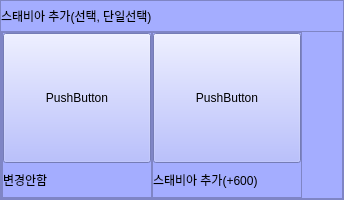
                 <widget class="QFrame" name="option_frame_8">
                  <property name="minimumSize">
                   <size>
                    <width>0</width>
                    <height>200</height>
                   </size>
                  </property>
                  <property name="styleSheet">
                   <string notr="true">background-color: rgb(164, 173, 255);</string>
                  </property>
                  <property name="frameShape">
                   <enum>QFrame::StyledPanel</enum>
                  </property>
                  <property name="frameShadow">
                   <enum>QFrame::Raised</enum>
                  </property>
                  <layout class="QVBoxLayout" name="verticalLayout_10">
                   <property name="spacing">
                    <number>0</number>
                   </property>
                   <property name="leftMargin">
                    <number>0</number>
                   </property>
                   <property name="topMargin">
                    <number>0</number>
                   </property>
                   <property name="rightMargin">
                    <number>0</number>
                   </property>
                   <property name="bottomMargin">
                    <number>0</number>
                   </property>
                   <item>
                    <widget class="QLabel" name="option_8_title">
                     <property name="minimumSize">
                      <size>
                       <width>0</width>
                       <height>0</height>
                      </size>
                     </property>
                     <property name="maximumSize">
                      <size>
                       <width>16777215</width>
                       <height>30</height>
                      </size>
                     </property>
                     <property name="text">
                      <string>스태비아 추가(선택, 단일선택)</string>
                     </property>
                    </widget>
                   </item>
                   <item>
                    <widget class="QFrame" name="frame_8">
                     <property name="frameShape">
                      <enum>QFrame::StyledPanel</enum>
                     </property>
                     <property name="frameShadow">
                      <enum>QFrame::Raised</enum>
                     </property>
                     <layout class="QHBoxLayout" name="horizontalLayout_5">
                      <property name="spacing">
                       <number>0</number>
                      </property>
                      <property name="leftMargin">
                       <number>0</number>
                      </property>
                      <property name="topMargin">
                       <number>0</number>
                      </property>
                      <property name="rightMargin">
                       <number>0</number>
                      </property>
                      <property name="bottomMargin">
                       <number>0</number>
                      </property>
                      <item>
                       <widget class="QFrame" name="frame_9">
                        <property name="minimumSize">
                         <size>
                          <width>150</width>
                          <height>0</height>
                         </size>
                        </property>
                        <property name="frameShape">
                         <enum>QFrame::StyledPanel</enum>
                        </property>
                        <property name="frameShadow">
                         <enum>QFrame::Raised</enum>
                        </property>
                        <layout class="QVBoxLayout" name="verticalLayout_11">
                         <property name="spacing">
                          <number>0</number>
                         </property>
                         <property name="leftMargin">
                          <number>0</number>
                         </property>
                         <property name="topMargin">
                          <number>0</number>
                         </property>
                         <property name="rightMargin">
                          <number>0</number>
                         </property>
                         <property name="bottomMargin">
                          <number>0</number>
                         </property>
                         <item>
                          <widget class="QPushButton" name="option_8_btn_1">
                           <property name="minimumSize">
                            <size>
                             <width>0</width>
                             <height>130</height>
                            </size>
                           </property>
                           <property name="cursor">
                            <cursorShape>OpenHandCursor</cursorShape>
                           </property>
                           <property name="text">
                            <string>PushButton</string>
                           </property>
                           <property name="checkable">
                            <bool>true</bool>
                           </property>
                          </widget>
                         </item>
                         <item>
                          <widget class="QLabel" name="option_8_label_1">
                           <property name="text">
                            <string>변경안함</string>
                           </property>
                          </widget>
                         </item>
                        </layout>
                       </widget>
                      </item>
                      <item>
                       <widget class="QFrame" name="frame_10">
                        <property name="minimumSize">
                         <size>
                          <width>150</width>
                          <height>0</height>
                         </size>
                        </property>
                        <property name="frameShape">
                         <enum>QFrame::StyledPanel</enum>
                        </property>
                        <property name="frameShadow">
                         <enum>QFrame::Raised</enum>
                        </property>
                        <layout class="QVBoxLayout" name="verticalLayout_12">
                         <property name="spacing">
                          <number>0</number>
                         </property>
                         <property name="leftMargin">
                          <number>0</number>
                         </property>
                         <property name="topMargin">
                          <number>0</number>
                         </property>
                         <property name="rightMargin">
                          <number>0</number>
                         </property>
                         <property name="bottomMargin">
                          <number>0</number>
                         </property>
                         <item>
                          <widget class="QPushButton" name="option_8_btn_2">
                           <property name="minimumSize">
                            <size>
                             <width>0</width>
                             <height>130</height>
                            </size>
                           </property>
                           <property name="cursor">
                            <cursorShape>OpenHandCursor</cursorShape>
                           </property>
                           <property name="text">
                            <string>PushButton</string>
                           </property>
                           <property name="checkable">
                            <bool>true</bool>
                           </property>
                          </widget>
                         </item>
                         <item>
                          <widget class="QLabel" name="option_8_label_2">
                           <property name="text">
                            <string>스태비아 추가(+600)</string>
                           </property>
                          </widget>
                         </item>
                        </layout>
                       </widget>
                      </item>
                      <item>
                       <spacer name="horizontalSpacer_4">
                        <property name="orientation">
                         <enum>Qt::Horizontal</enum>
                        </property>
                        <property name="sizeHint" stdset="0">
                         <size>
                          <width>40</width>
                          <height>20</height>
                         </size>
                        </property>
                       </spacer>
                      </item>
                     </layout>
                    </widget>
                   </item>
                  </layout>
                 </widget>
